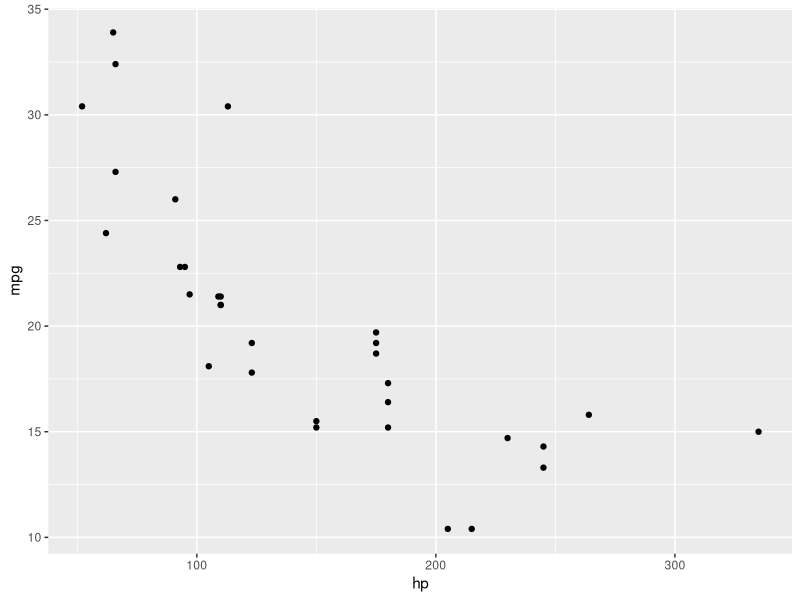
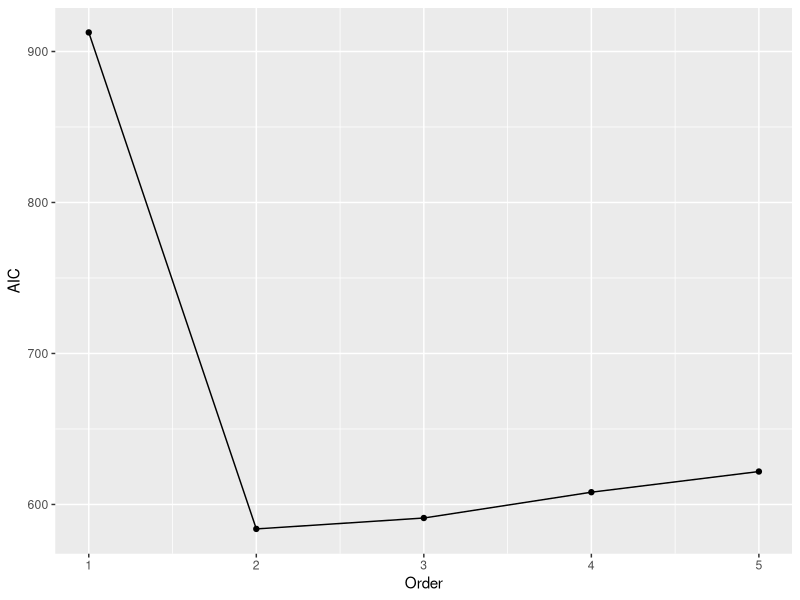
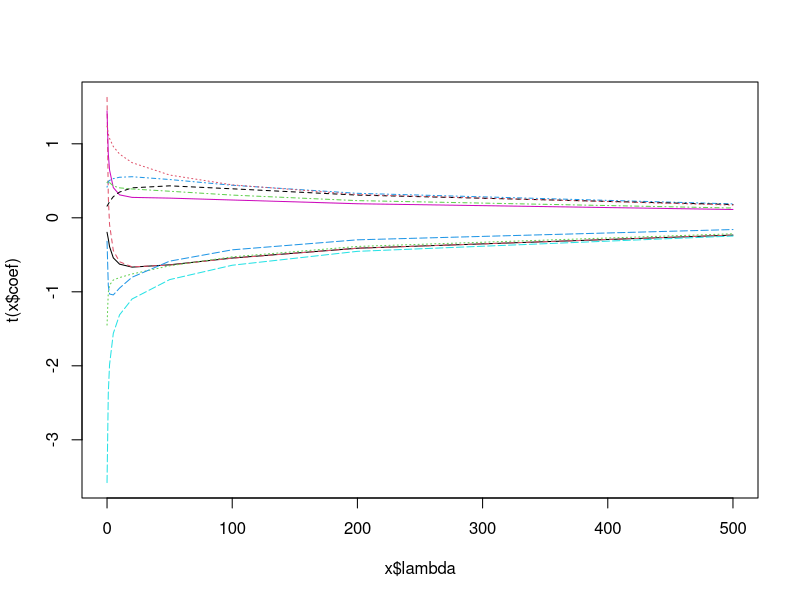
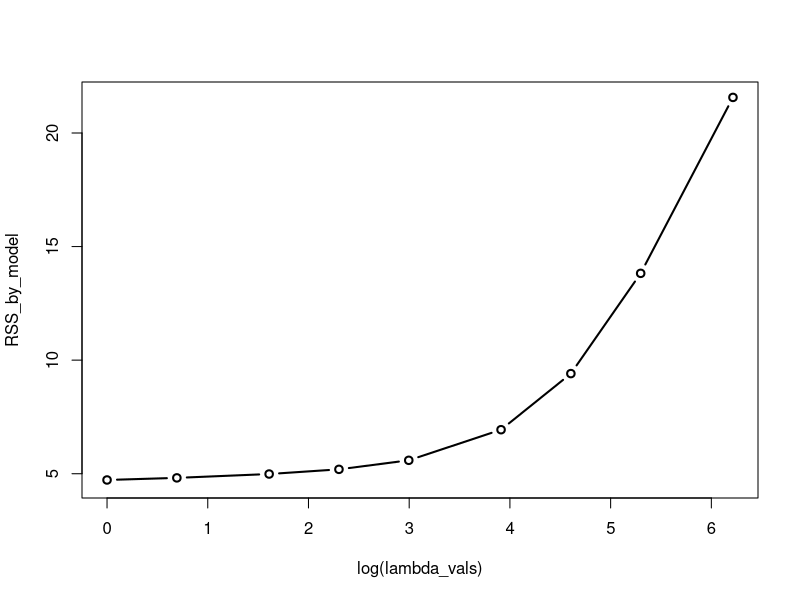

These figures' R source, in order:
## ---- chunk 1
knitr::opts_chunk$set(echo = TRUE)

require(ggplot2)
require(glmnet)
## ---- chunk 2
RSS <- function( resids ) {
  return( sum( resids^2 ) );
}
## ---- chunk 3
data('mtcars');
head(mtcars);
## ---- chunk 4
pp <- ggplot( mtcars, aes(x=hp, y=mpg ) ) + geom_point();
pp
## ---- chunk 5
m1 <- lm(mpg ~ 1 + hp,                                         mtcars);
m2 <- lm(mpg ~ 1 + hp + I(hp^2),                               mtcars);
m3 <- lm(mpg ~ 1 + hp + I(hp^2) + I(hp^3),                     mtcars);
m4 <- lm(mpg ~ 1 + hp + I(hp^2) + I(hp^3) + I(hp^4),           mtcars);
m5 <- lm(mpg ~ 1 + hp + I(hp^2) + I(hp^3) + I(hp^4) + I(hp^5), mtcars);
## ---- chunk 6
# Recall that the residuals attribute stores Y_i - beta0 - beta1 X_i.
head( m5$residuals )
## ---- chunk 7
# Now let's actually do the estimation-- estimate the variance to be, well,
# the variance of the observed residuals!
sigma2hat <- var( m5$residuals );

# As usual, there are less clumsy ways to put these residuals into a data frame,
# but we are being lazy, here.
resids <- rbind( m1$residuals, m2$residuals, m3$residuals,
             m4$residuals, m5$residuals);

# and let's compute the AIC for the different models
# We are using our RSS function from above to get a vector of length 5 of the
# RSSs for the five different models, and then we are adding the sigmahat term,
# including the d-factor that counts how many predictors there are.
modelRSS <- apply( resids, 1, RSS )
penalties <- 2*sigma2hat*(1:5); # The second term in the AIC definition.

AICdf <- data.frame( 'Order'=1:5, 'RSS'=modelRSS, 'penalty'=penalties );

# Let's add a column to this data frame that specifically contains AIC.
# Notice that we're ignoring the 1/n term in the definition.
# That term can be ignored because it doesn't depend on the model order.
AICdf$AIC <- 2*AICdf$RSS + AICdf$penalty

AICdf
## ---- chunk 8
pp <- ggplot( AICdf, aes(x=Order, y=AIC )) + geom_point() + geom_line();
pp
## ---- chunk 9
names(mtcars);
## ---- chunk 10
library(MASS);

lambda_vals <- c(0,1,2,5,10,20,50,100,200,500); # Choose lambdas to try.
# lm.ridge needs:
# 1) a model (mpg~. says to model mpg as an intercept
#         plus a coefficient for every other variable in the data frame)
# 2) a data set (mtcars, of course)
# 3) a value for lambda. lambda=0 is the default,
#         and recovers classic linear regression.
#         But we can also pass a whole vector of lambdas, like we are about to do,
#         and lm.ridge will fit a separate model for each.
# See ?lm.ridge for details.
ridge_models <- lm.ridge(mpg~., mtcars, lambda=lambda_vals);

# Naively plotting this object shows us how the different coefficients
# change as lambda changes.
plot( ridge_models );
## ---- chunk 11
lm_sanity_check <- lm(mpg~., mtcars);
lm_sanity_check$coefficients
## ---- chunk 12
head( coef( ridge_models), 1 ); # the first row is the lambda=0.0 setting.
## ---- chunk 13
mean( lm_sanity_check$residuals^2 );
## ---- chunk 14
mean( (predict( lm_sanity_check, mtcars) - mtcars$mpg )^2 )
## ---- chunk 15
length( lambda_vals )
## ---- chunk 16
coef( ridge_models )
## ---- chunk 17
cat(paste0("The 4-th lambda value is: ", lambda_vals[4]) );

coef( ridge_models )[4,]; # Pick out the 4-th row. these are coefs when lambda=5.
## ---- chunk 18
# The mpg column of mtcars needs to get removed (it is the outcome,
# not a predictor), so we drop it-- it's the column numbered 1.
# And we're using cbind to add a column of 1s with column name const.
mtc_predictors <- cbind(const=1,mtcars[,-c(1)]);
head(mtc_predictors);
## ---- chunk 19
beta5 <- coef( ridge_models )[4,]; # 4th row was for lambda=5.
datsun <- mtc_predictors['Datsun 710',]
sum( beta5*datsun )
## ---- chunk 20
beta0 <- coef( ridge_models )[1,]; # 1st row was for lambda=0, i.e., plain old LR.
datsun <- mtc_predictors['Datsun 710',]
sum( beta0*datsun );
## ---- chunk 21
predict( lm_sanity_check, datsun )
## ---- chunk 22
dim( mtc_predictors )
## ---- chunk 23
beta_matrix <- coef( ridge_models )
dim(beta_matrix);
## ---- chunk 24
beta_matrix
## ---- chunk 25
mtc_mx <- as.matrix( mtc_predictors );
cat('Dimensions of the predictors matrix: ');
cat(dim(mtc_mx)) 

beta_mx <- coef( ridge_models );
cat('Dimensions of the coefficients matrix: ');
cat( dim(beta_mx) );

# Now compute the appropriate matrix product.
# We want to rows indexed by observations
# and the columns indexed by lambdas.
# That requires transposing the coefficients matrix, whose original form
# has rows indexed by lambda and columns indexed by the predictors.
# We transpose a matrix in R with t( ).
obs_by_lambda_predictions <- as.matrix( mtc_mx ) %*% t( beta_mx );
obs_by_lambda_predictions
## ---- chunk 26
errors <- mtcars$mpg - obs_by_lambda_predictions;
# Just to check, each column of errors should be length-32, because we have
# 32 data points in the mtcars data set.
# And there should be 32 columns, one for each of our ten lambda values.
dim( errors );
## ---- chunk 27
# We're going to squares the entries of errors,
# then take a mean along the columns (that's the 2 argument to apply)
RSS_by_model <- apply( errors^2, 2, FUN=mean);
RSS_by_model
## ---- chunk 28
plot( log(lambda_vals), RSS_by_model, type='b', lwd=2)
